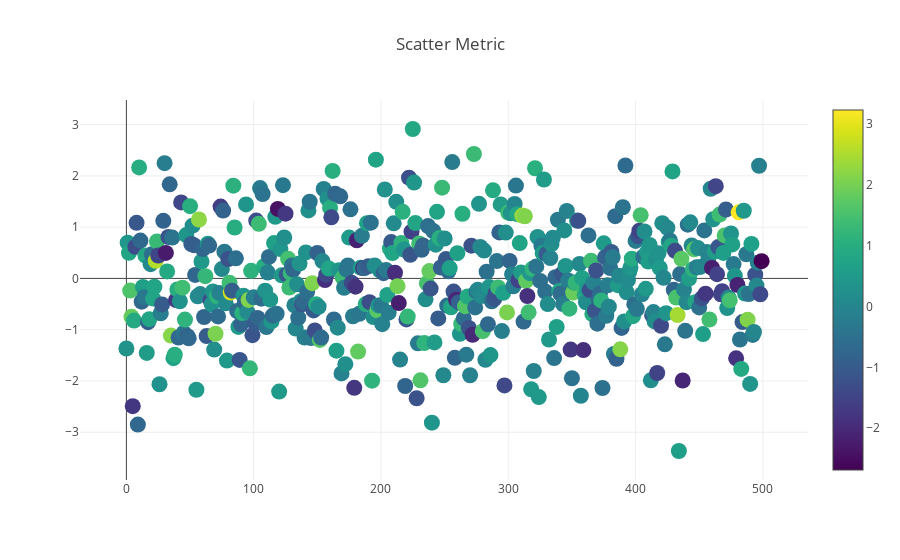

Notebook source saved alongside this figure:
### Markdown cell above
## Metric 1

### Code cell
# Create random data with numpy
import numpy as np

trace1 = go.Scatter(
    y = np.random.randn(500),
    mode='markers',
    marker=dict(
        size=16,
        color = np.random.randn(500), #set color equal to a variable
        colorscale='Viridis',
        showscale=True
    )
)
data = [trace1]

# Plot and embed in ipython notebook!
plotly.offline.iplot({
    "data": data,
    "layout": go.Layout(title="Scatter Metric")
})

### Figure 1 — Plotly figure (JSON) as saved in the notebook; plotly's stock layout.template omitted (floating-point values rounded to 4 significant figures; data arrays with more than 128 entries replaced by an {"elided": "..."} marker saying what was removed)
{"data": [{"marker": {"color": {"elided": "500 float values"}, "colorscale": "Viridis", "showscale": true, "size": 16}, "mode": "markers", "type": "scatter", "uid": "dff4e85d-e8a0-42bd-9220-5939720660a1", "y": {"elided": "500 float values"}}], "layout": {"title": {"text": "Scatter Metric"}}}
